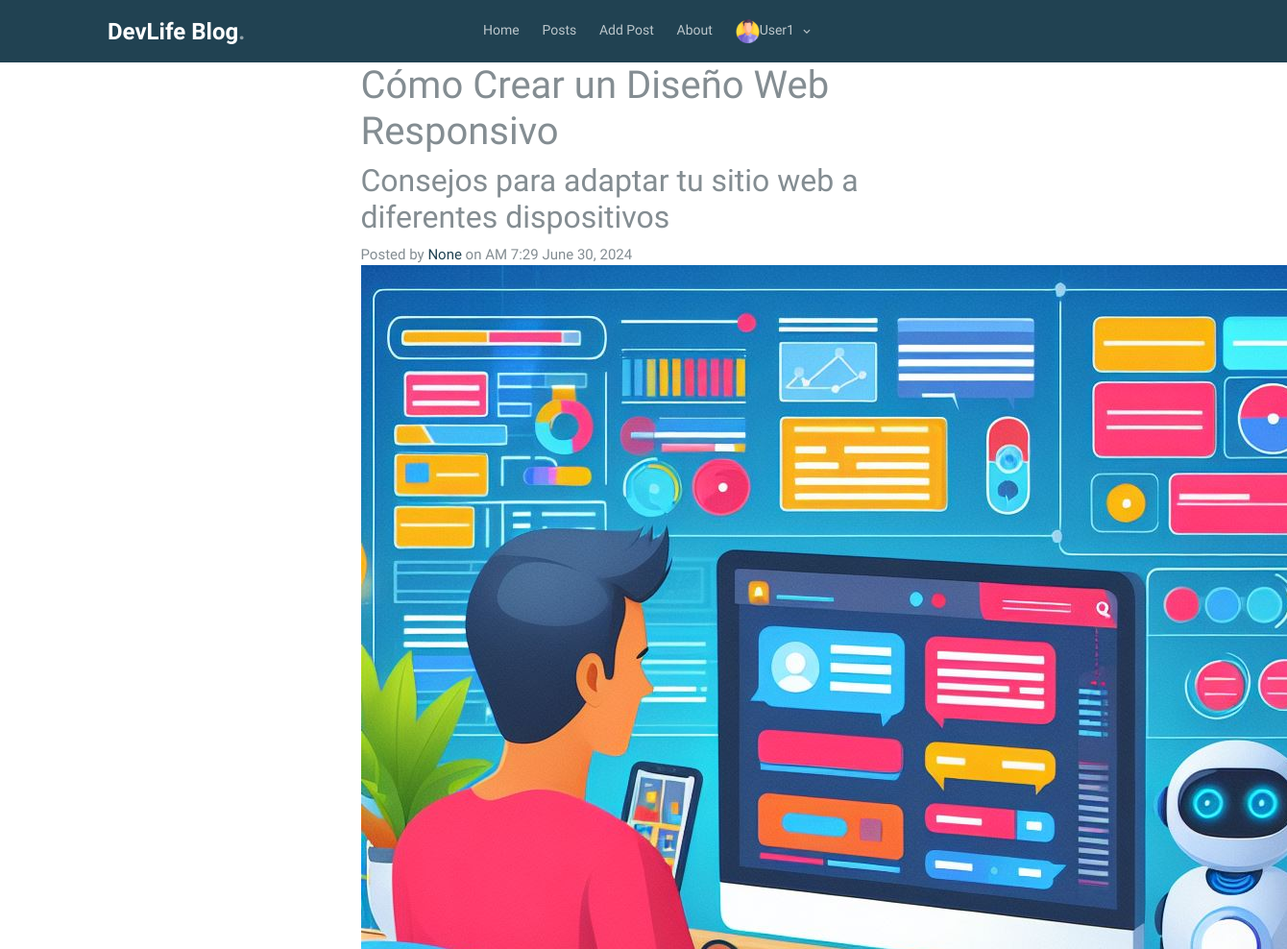
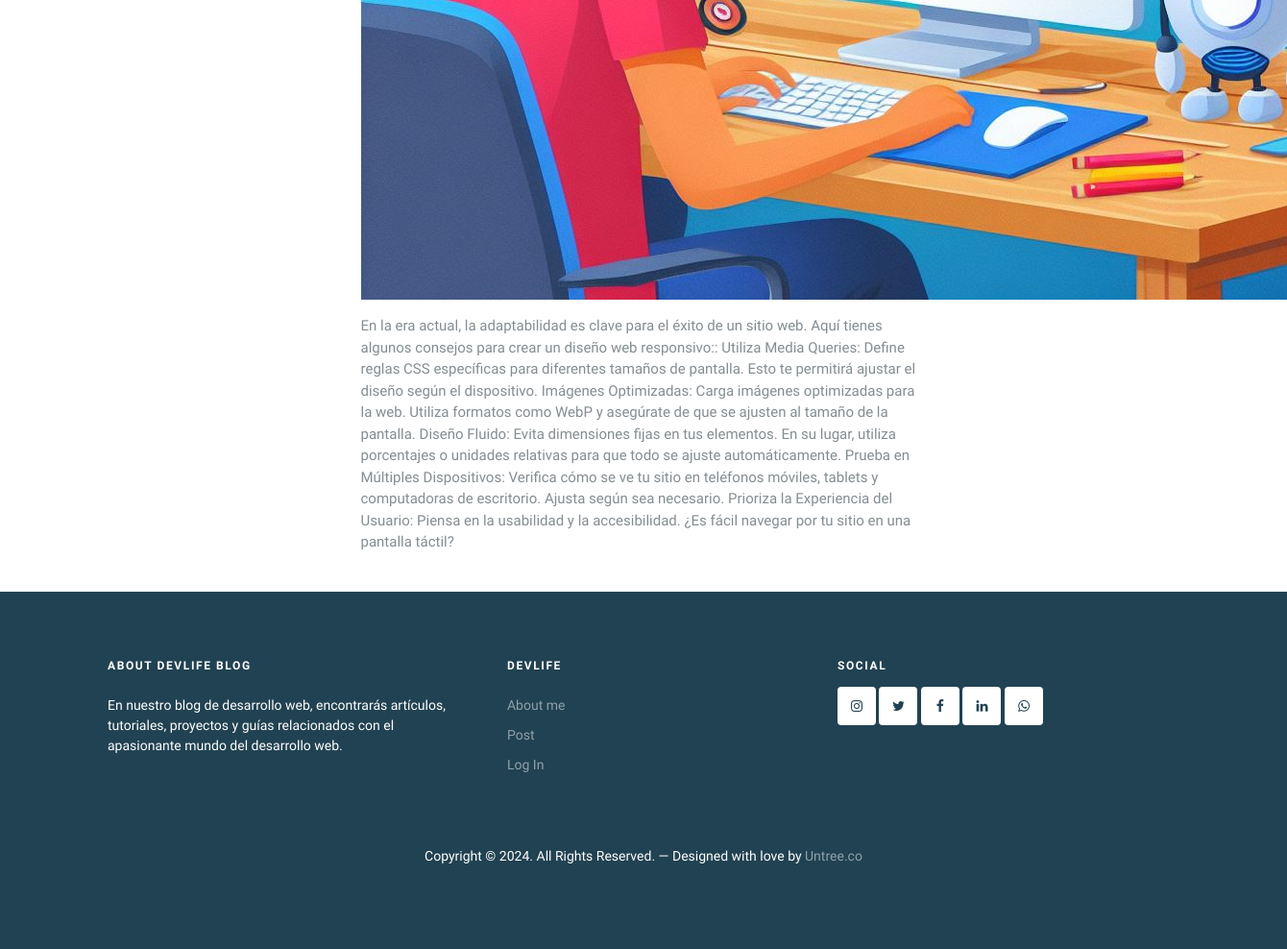
Screenshot of /Blog/como-crear-un-diseno-web-responsivo/ (signed in) with the database file from the repository (2 pictures, top to bottom).
### Blog/models.py (models this page shows, shortened)
class Avatar(models.Model):
    user = models.OneToOneField(User, on_delete=models.CASCADE)
    imagen = models.ImageField(upload_to='avatars', null=True, blank=True)

class Post(models.Model):
    autor = models.ForeignKey(settings.AUTH_USER_MODEL, on_delete=models.SET_NULL,null=True)
    titulo= models.CharField(max_length=120)
    subtitulo = models.CharField(max_length=1000, null=True)
    comentario = models.TextField()
    fecha_publicacion = models.DateTimeField(default= timezone.now)
    pub_date_modified = models.DateTimeField('fecha modificacion', auto_now=True)
    etiqueta = TaggableManager()
    imagen = models.ImageField(null=True)
    slug = models.SlugField(null=True,blank=True)

### Blog/views.py (the view)
# urls.py: path("Blog/<slug:slug>/", detail_post, name="post_detail"),
def detail_post(request, slug):
    data = {}
    post = get_object_or_404(Post, slug = slug)
    data['post'] = post
    return render(request, 'Blog/post_detail.html', data)

### Blog/templates/Blog/post_detail.html
{% extends 'Blog/base.html' %}
{% load static %}
{% block contenido %}
<header class="masthead">
    <div class="container position-relative px-4 px-lg-5">
        <div class="row gx-4 gx-lg-5 justify-content-center">
            <div class="col-md-10 col-lg-8 col-xl-7">
                <div class="post-heading">
                    <h1>{{post.titulo}}</h1>
                    <h2 class="subheading">{{post.subtitulo|safe}}</h2>
                    <span class="meta">
                        Posted by
                        <a href="#!">{{post.autor}}</a>
                        on {{post.fecha_publicacion|date:"A f F t, o "}}
                    </span>
                    <img src="/media/{{post.imagen}}" alt="">
                </div>
            </div>
        </div>
    </div>
</header>
<article class="mb-4">
    <div class="container px-4 px-lg-5">
        <div class="row gx-4 gx-lg-5 justify-content-center">
            <div class="col-md-10 col-lg-8 col-xl-7">
                <p>{{post.comentario|safe}}</p>
            </div>
        </div>
    </div>
</article>
{% endblock contenido %}

### Blog/templates/Blog/components/navbar.html (shortened to what this page needs)
<nav class="site-nav">
    <div class="container">
        <div class="menu-bg-wrap">
            <div class="site-navigation">
                <div class="row g-0 align-items-center">
                    <div class="col-2 {% if request.path == " /" %} active {% endif %}" aria-current="page"">
                        <a href=" {% url 'Blog:index' %}" class="logo m-0 float-start">DevLife Blog<span
                            class="text-primary">.</span></a>
                    </div>
                    <div class="col-8 text-center">
                        <ul class="js-clone-nav d-none d-lg-inline-block text-start site-menu mx-auto">
                            <li class=" {% if request.path == " /" %} active {% endif %} " aria-current=" page"">
                                <a href="{% url 'Blog:index' %}">Home</a>
                            </li>
                            <li class="{% if request.path == " /Blog/list/" %} active {% endif %}"
                                aria-current="page" "><a href=" /Blog/list/">Posts</a></li>
                            <li class="{% if request.path == " /Blog/add/" %} active {% endif %}"
                                aria-current="page" "><a href=" /Blog/add/">Add Post</a></li>
                            <li class="{% if request.path == " /about/" %} active {% endif %}"
                                aria-current="page" "><a href=" {% url 'Blog:about' %}">About</a></li>
                            {% if not request.user.is_authenticated %}
                            <li class="{% if request.path == " /login/" %} active {% endif %}"
                                aria-current="page" "><a href=" {% url 'Blog:login' %}">Log In</a></li>
                            <li class="{% if request.path == " /register/" %} active {% endif %}"
                                aria-current="page" "><a href=" {% url 'Blog:register' %}">Sign Up</a></li>
                            {% else %}
                            <li class="has-children">
                                <a href=""><img src="{{request.user.avatar.imagen.url}}" alt="" height="25px"
                                        class="pr-1">{{ request.user.username | capfirst }}</a>
                        </li>
                        {% endif %}
                        </ul>
                    </div>
                </div>
            </div>
        </div>
    </div>
</nav>

### rows the page displays
Post: titulo "Cómo Crear un Diseño Web Responsivo", subtitulo "Consejos para adaptar tu sitio web a diferentes dispositivos", autor "None", fecha_publicacion "AM 7:29 June 30, 2024", imagen (picture), comentario "En la era actual, la adaptabilidad es clave para el éxito de un sitio web. Aquí tienes algunos consejos para crear un diseño web responsivo:: Utiliza Media Queries: Define reglas CSS específicas para diferentes tamaños de pantalla. Esto te permitirá ajustar el diseño según el dispositivo. Imágenes Optimizadas: Carga imágenes optimizadas para la web. Utiliza formatos como WebP y asegúrate de que se ajusten al tamaño de la pantalla. Diseño Fluido: Evita dimensiones fijas en tus elementos. En su lugar, utiliza porcentajes o unidades relativas para que todo se ajuste automáticamente. Prueba en Múltiples Dispositivos: Verifica cómo se ve tu sitio en teléfonos móviles, tablets y computadoras de…"

### other values shown
{{ request.user.username | capfirst }} "User1"
